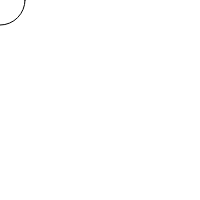
Frame 1 (no input)
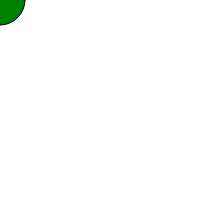
Frame 60 (no input)
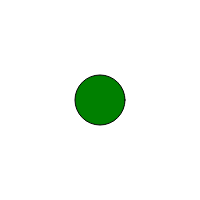
Frame 120 (the mouse pressed at the canvas centre since frame 60)

The p5.js sketch that drew these frames (run headless with seeded random() and noise() and a simulated clock; from frame 60 on, the mouse is pressed at the canvas centre):

// p5.js sketch
// ── sketch.js
function setup(){
createCanvas(200,200);
background(125);
   

}

function draw(){
clear();

    ellipse(mouseX, mouseY, 50, 50);
if((mouseX<100)&&(mouseY<100)){
fill(color("green"));

}else if((mouseX>100)&&(mouseY<100)){
fill(color("red"));

}else if((mouseX>100)&&(mouseY>100)){
fill(color("blue"));

}else if((mouseX<100)&&(mouseY>100)){
 fill(color("pink"));
}
 
 
    
   
   


}

// ── reaccion_trclas.js
function setup(){
    console.log("setup");
        createCanvas(200,200);
}


function draw(){
    clear();
    background(123);
    console.log("teclaPulsada: "+keyCode )

    switch(keyCode) {
        case 40:
             text ("abajo",100,100);
             break;
        case 38:
             text("arriba",100,40);
             break;
        case 37:
             text("izquierda",50,100);
             break;
        case 39:
             text("derecha",150,100);
             break;
        default:
             break;
    }


}
// ── secuencia.js
var total = 100;
var x = 30;
var y =30;

function setup() { 
createCanvas(800,800);
background(125);



}
function draw(){
while(total > 0){
    if(total % 10 == 0){
    x = 30;
    y= y + 30;
    }else{
    x = x + 30;
    }
ellipse(x,y, 25,25);
total = total - 1;
}

}

// ── sketchbucle.js

function setup(){
    console.log("setup")

    createCanvas(550,550)
    backgroundj(125)


}

function draw(){
    console.log("draw:" +frameCount);

    i =50;
    x =50;
    
    fill(color(frameCount%225));



    while(x<heigth-25){ 

        while(i <width-25){
        ellipse(i,x,25,25);
         i = i + 50;
        }
        x= x+50;
        i= 50; 
    }

}
